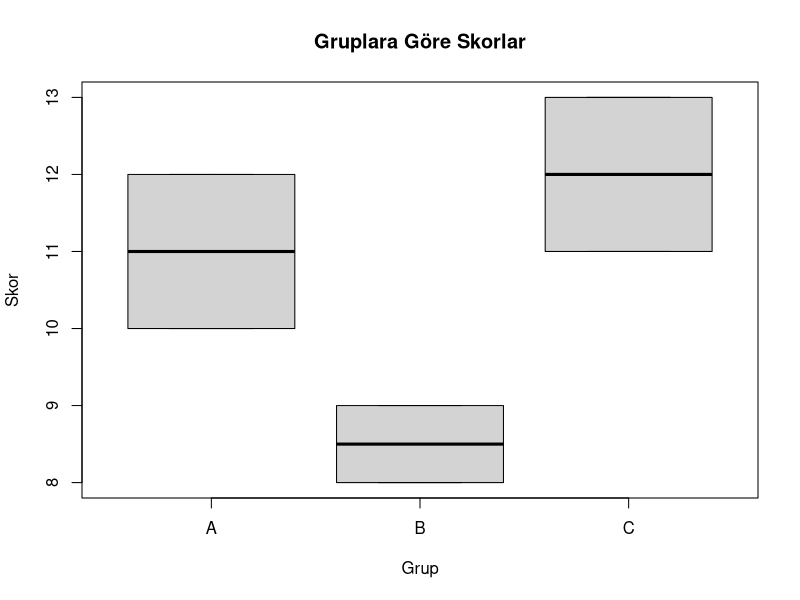

Source code (R):
install.packages("tidyverse")
library(tidyverse)
library(dplyr)
library(ggplot2)

#Fonksiyon Örnekleri
veri <- data.frame(
  "Grup" = c("A", "A", "B", "B", "C", "C"),
  "Skor" = c(10, 12, 8, 9, 11, 13)
)

# Veri setinin özet istatistiklerini görüntüleme
summary(veri)

# Gruplara göre ortalama skorları hesaplama
ortalama_skor <- tapply(veri$Skor, veri$Grup, mean)
print(ortalama_skor)

# Gruplara göre kutu grafiği çizme
boxplot(Skor ~ Grup, data = veri, main = "Gruplara Göre Skorlar")